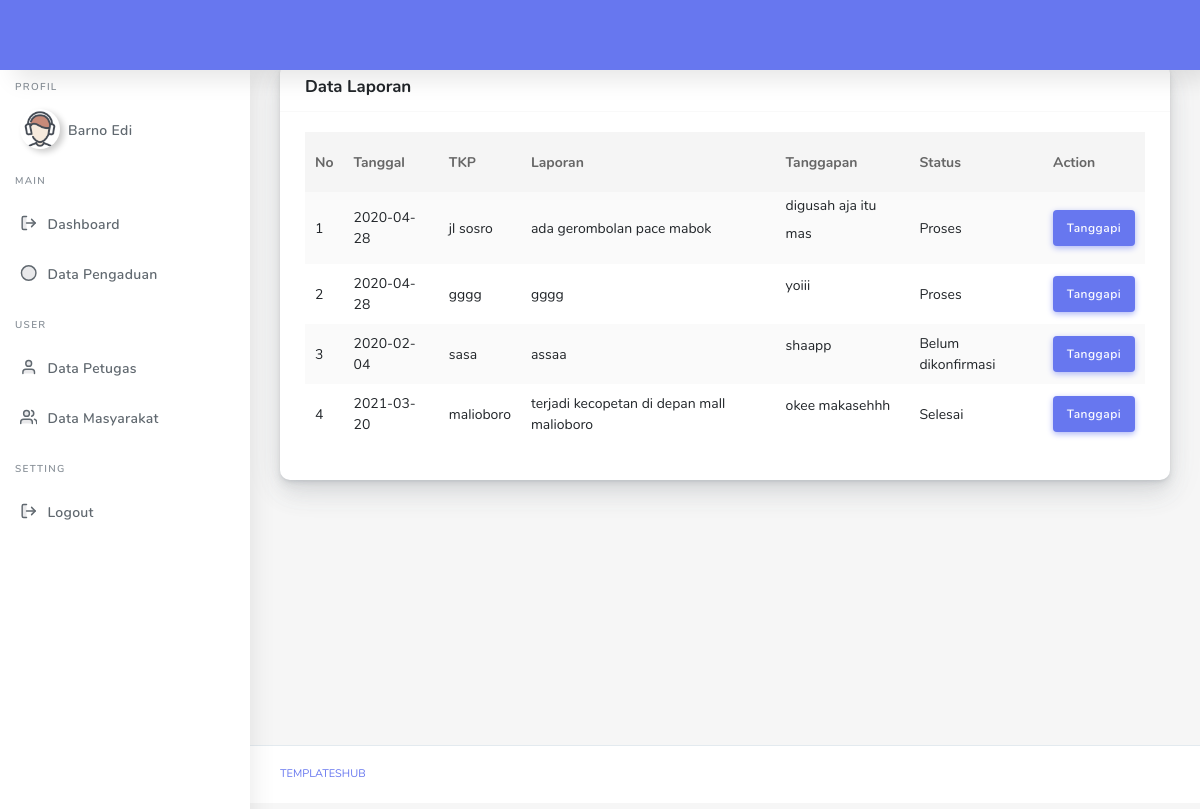
Screenshot of /petugas/data_pengaduan.php (signed in) with the database file from the repository.
### tables this page shows
CREATE TABLE IF NOT EXISTS `pengaduan` (
  `id_pengaduan` int(11) NOT NULL AUTO_INCREMENT,
  `tgl_pengaduan` date NOT NULL,
  `nik` char(16) NOT NULL,
  `tkp` varchar(225) NOT NULL,
  `isi_laporan` text NOT NULL,
  `foto` varchar(225) NOT NULL,
  `tanggapan` text NOT NULL,
  `status` enum('Belum dikonfirmasi','Proses','Selesai') NOT NULL,
  PRIMARY KEY (`id_pengaduan`),
  KEY `nik` (`nik`)
);

### petugas/data_pengaduan.php (the view, shortened to what this page needs)
<!DOCTYPE html>
<html lang="en">
<head>
  <link rel="stylesheet" href="../assets/css/app.min.css">
  <link rel="stylesheet" href="../assets/bundles/datatables/datatables.min.css">
  <link rel="stylesheet" href="../assets/bundles/datatables/DataTables-1.10.16/css/dataTables.bootstrap4.min.css">
  <link rel="stylesheet" href="../assets/css/style.css">
  <link rel="stylesheet" href="../assets/css/components.css">
  <link rel="stylesheet" href="../assets/css/custom.css">
</head>
<body>
  <?php include 'layout.php';
  ?>
      <div class="main-content">
        <section class="section">
          <div class="section-body">
            <div class="row">
              <div class="col-12">
                <div class="card">
                  <div class="card-header">
                    <h4>Data Laporan</h4>
                  </div>
                  <div class="card-body">
                    <div class="table-responsive">
                      <table class="table table-striped" id="table-1">
                        <thead>
                          <tr>
                            <th class="text-center">
                              No
                            </th>
                            <th>Tanggal</th>
                            <th>TKP</th>
                            <th>Laporan</th>
                            <th>Tanggapan</th>
                            <th>Status</th>
                            <th>Action</th>
                          </tr>
                        </thead>
                        <tbody>
                          <?php
                            include '../db_connect.php';
                            $no = 1;
                            $datalaporan = mysqli_query($koneksi, "SELECT * FROM pengaduan ORDER BY id_pengaduan DESC");
                            foreach ($datalaporan as $row) {
                          ?>
                          <tr>
                            <td><?php echo $no; ?></td>
                            <td><?php echo $row['tgl_pengaduan']; ?></td>
                            <td><?php echo $row['tkp']; ?></td>
                            <td><?php echo $row['isi_laporan']; ?></td>
                            <td><?php echo $row['tanggapan']; ?></td>
                            <td><?php echo $row['status']; ?></td>
                            <td>
                              <a class="btn btn-primary" href="detail_pengaduan.php?id=<?php echo $row['id_pengaduan']; ?>">Tanggapi</a>
                            </td>
                          </tr>
                          <?php
                            $no++;
                          }
                          ?>
                        </tbody>
                      </table>
                    </div>
                  </div>
                </div>
              </div>
            </div>
          </div>
        </section>
      </div>
      <footer class="main-footer">
        <div class="footer-left">
          <a href="../templateshub.net">Templateshub</a></a>
        </div>
      </footer>
    </div>
  </div>
</body>
</html>

### rows the page displays
pengaduan: tgl_pengaduan "2020-04-28", tkp "jl sosro", isi_laporan "ada gerombolan pace mabok", tanggapan "digusah aja itu mas", status "Proses"
pengaduan: tgl_pengaduan "2020-04-28", tkp "gggg", isi_laporan "gggg", tanggapan "yoiii", status "Proses"
pengaduan: tgl_pengaduan "2020-02-04", tkp "sasa", isi_laporan "assaa", tanggapan "shaapp", status "Belum dikonfirmasi"
pengaduan: tgl_pengaduan "2021-03-20", tkp "malioboro", isi_laporan "terjadi kecopetan di depan mall malioboro", tanggapan "okee makasehhh", status "Selesai"

### other values shown
$_SESSION['nama_petugas'] "Barno Edi"
